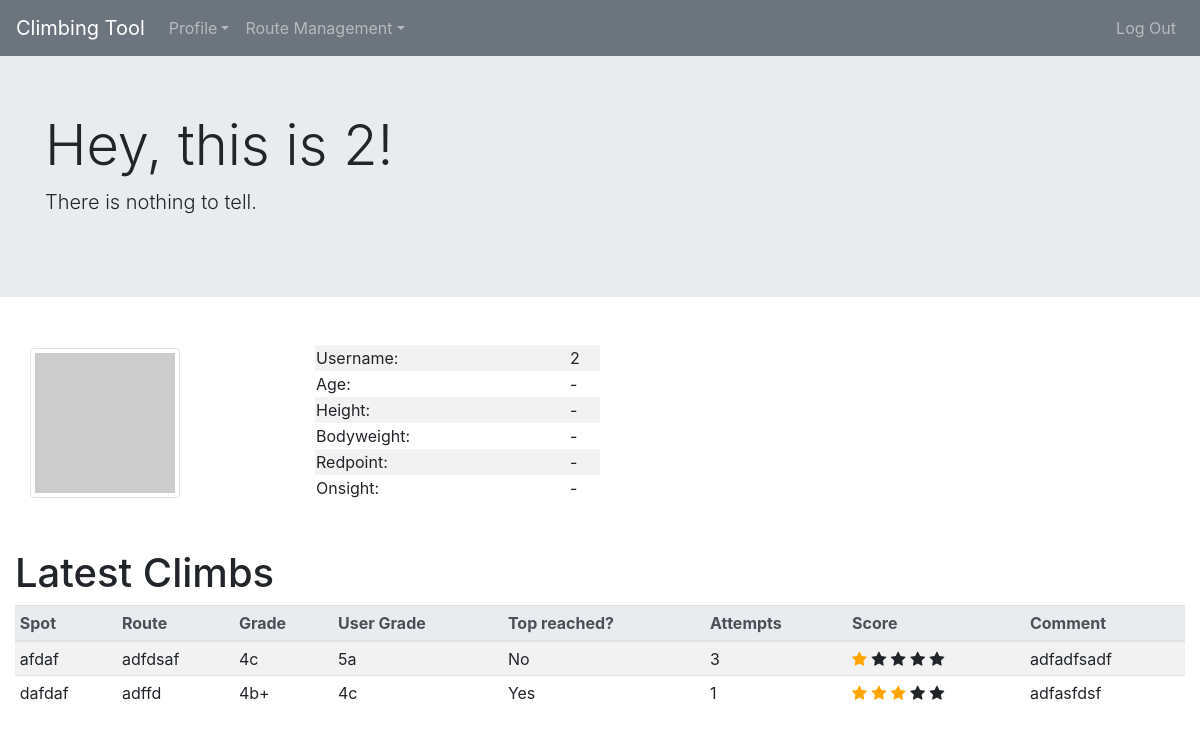
/ (signed in), run on the app's committed database.
### tables this page shows
CREATE TABLE users (
        id INTEGER,
        username TEXT NOT NULL UNIQUE,
        hash TEXT NOT NULL,
        email TEXT NOT NULL UNIQUE,
        bodyweight REAL,
        height INTEGER,
        age INTEGER,
        redpoint TEXT,
        onsight TEXT,
        about_me TEXT,
        PRIMARY KEY (id)
    );

CREATE TABLE routes (
        id INTEGER NOT NULL,
        name TEXT NOT NULL,
        grade TEXT NOT NULL,
        spot TEXT NOT NULL,
        PRIMARY KEY (id)
    );

CREATE TABLE user_route (
        user_id INTEGER,
        route_id INTEGER,
        top_reached TEXT,
        attempts INTEGER,
        score INTEGER,
        user_grade TEXT,
        comment TEXT,
        time TIMESTAMP DEFAULT CURRENT_TIMESTAMP,
        PRIMARY KEY (user_id, route_id),
        FOREIGN KEY (user_id)
            REFERENCES users (id)
                ON DELETE CASCADE
                ON UPDATE NO ACTION,
        FOREIGN KEY (route_id)
            REFERENCES routes (id)
                ON DELETE CASCADE
                ON UPDATE NO ACTION
    );

### app.py (the view)
@app.route("/")
@login_required
def index():
    user_id = session["user_id"]
    db.execute("SELECT * FROM users WHERE id = :user_id", {"user_id": user_id})
    result_users = db.fetchone()
    db.execute("SELECT top_reached, attempts, score, user_grade, comment, name, grade, spot FROM user_route INNER JOIN routes ON user_route.route_id = routes.id  WHERE user_id = :user_id ORDER BY time DESC;", {"user_id": user_id})
    result_routes = db.fetchall()
    connection.commit()
    return render_template("index.html", result_users=result_users, result_routes=result_routes)

### app.py (called while the page is built)
@app.after_request
def after_request(response):
    response.headers["Cache-Control"] = "no-cache, no-store, must-revalidate"
    response.headers["Expires"] = 0
    response.headers["Pragma"] = "no-cache"
    return response

### helpers.py (called while the page is built)
def login_required(f):
    @wraps(f)
    def decorated_function(*args, **kwargs):
        if session.get("user_id") is None:
            return redirect("/login")
        return f(*args, **kwargs)
    return decorated_function

### templates/index.html (shortened to what this page needs)
{% extends "layout.html" %}
{% block jumbotron %}
    <div class="jumbotron jumbotron-fluid">
        <div class="container">
            <h1 class="display-4">Hey, this is {{ result_users.username }}!</h1>
            <p class="lead">
                {% if result_users.about_me is not none %}
                    {{ result_users.about_me }}
                {% else %}
                    There is nothing to tell.
                {% endif %}
            </p>
        </div>
    </div>
{% endblock %}
{% block main %}
    <div class="col-md-12 mb-3 mt-5 no-gutters profile-alignment">
        <div class="col-md-3">
            <img src="https://via.placeholder.com/150" alt="profile picture" class="img-fluid float-left img-thumbnail pull-left mr-3" width="150px" height="150px">
        </div>
        <div class="col-md-3">
            <table class="col-md-12 table-striped">
                <tr class="col-md-3">
                    <td>Username: </td>
                    <td class="userinfo-alignment">{{ result_users.username }}</td>
                </tr>
                <tr class="col-md-3">
                    <td>Age: </td>
                    <td class="userinfo-alignment">
                        {% if result_users.age is not none %}
                            {{ result_users.age }} years
                        {% else %}
                            -
                        {% endif %}
                    </td>
                </tr>
                <tr class="col-md-3">
                    <td>Height: </td>
                    <td class="userinfo-alignment">
                        {% if result_users.height is not none %}
                            {{ result_users.height }} cm
                        {% else %}
                            -
                        {% endif %}
                    </td>
                </tr>
                <tr class="col-md-3">
                    <td>Bodyweight: </td>
                    <td class="userinfo-alignment">
                        {% if result_users.bodyweight is not none %}
                            {{ result_users.bodyweight }} kg
                        {% else %}
                            -
                        {% endif %}
                    </td>
                </tr>
                <tr class="col-md-3">
                    <td>Redpoint: </td>
                    <td class="userinfo-alignment">
                        {% if result_users.redpoint is not none %}
                            {{ result_users.redpoint }}
                        {% else %}
                            -
                        {% endif %}
                    </td>
                </tr>
                <tr class="col-md-3">
                    <td>Onsight: </td>
                    <td class="userinfo-alignment">
                        {% if result_users.onsight is not none %}
                            {{ result_users.onsight }}
                        {% else %}
                            -
                        {% endif %}
                    </td>
                </tr>
            </table>
        </div>
    </div>
    <h1 class="display-5 mt-5">Latest Climbs</h1>
    <div class="table-responsive-md">
        <table class="table table-striped table-hover table-sm">
            <thead class="thead-light">
                <tr>
                    <th scope="col">Spot</th>
                    <th scope="col">Route</th>
                    <th scope="col">Grade</th>
                    <th scope="col">User Grade</th>
                    <th scope="col">Top reached?</th>
                    <th scope="col">Attempts</th>
                    <th scope="col">Score</th>
                    <th scope="col">Comment</th>
                </tr>
            </thead>
            <tbody>
                {% set routes_length = result_routes|length %}
                {% set routes_shown = 5 %}
                {% if routes_length < routes_shown %}
                    {% for i in range(0,routes_length) %}
                        <tr>
                            <td>{{ result_routes[i]["spot"] }}</td>
                            <td>{{ result_routes[i]["name"] }}</td>
                            <td>{{ result_routes[i]["grade"] }}</td>
                            <td>{{ result_routes[i]["user_grade"] }}</td>
                            <td>{{ result_routes[i]["top_reached"] }}</td>
                            <td>{{ result_routes[i]["attempts"] }}</td>
                            <td>{% for i in range(0,result_routes[i]["score"]) %}
                                    <span class="fa fa-star checked"></span>
                                {% endfor %}
                                {% for i in range(0,5-result_routes[i]["score"]) %}
                                    <span class="fa fa-star"></span>
                                {% endfor %}
                            </td>
                            <td>{{ result_routes[i]["comment"] }}</td>
                        </tr>
                    {% endfor %}
                {% endif %}
            </tbody>
        </table>
    </div>
{% endblock %}

### static/styles.css (style rules this page uses)
.profile-alignment { display: flex; align-items: center; }
.userinfo-alignment { text-align: left; }
.checked { color: orange; }

### data on the page
users: username "2"
routes: spot "afdaf", name "adfdsaf", grade "4c"
user_route: user_grade "5a", top_reached "No", attempts "3", score 1 (drawn), comment "adfadfsadf"
routes: spot "dafdaf", name "adffd", grade "4b+"
user_route: user_grade "4c", top_reached "Yes", attempts "1", score 3 (drawn), comment "adfasfdsf"
